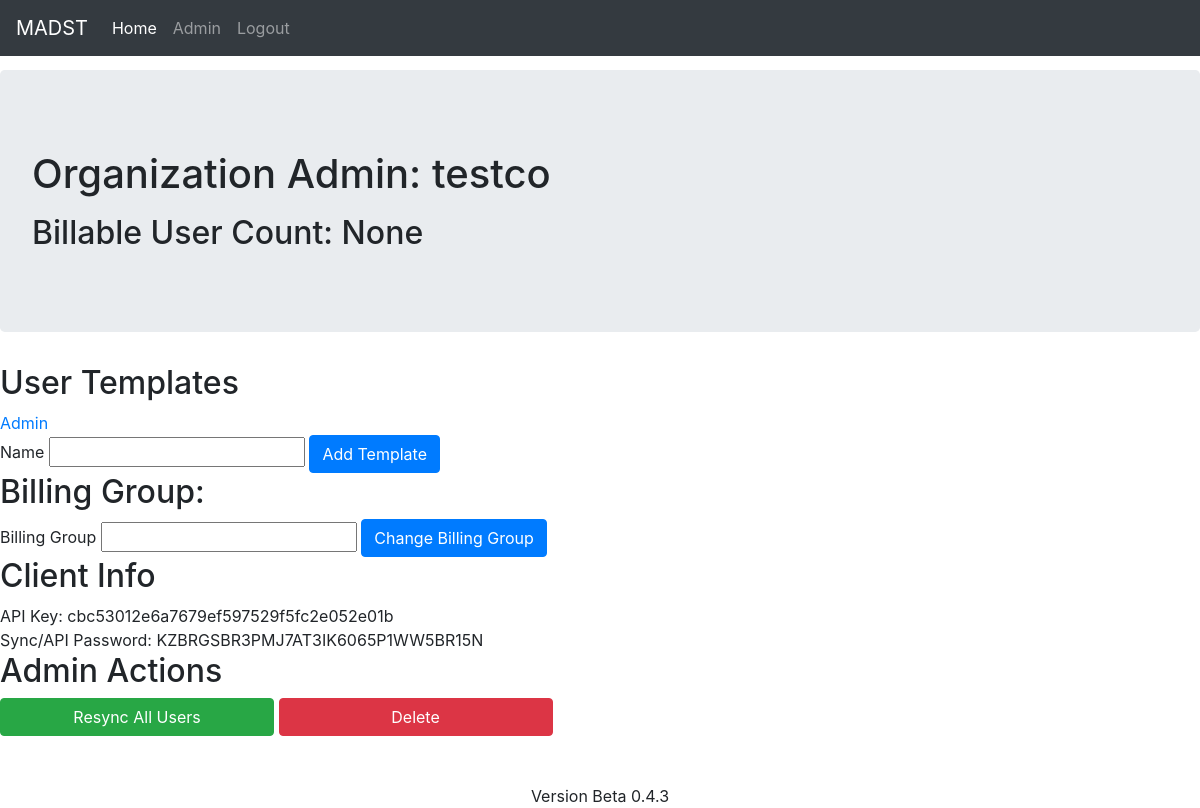
Page /admin/org (signed in) on the committed database.
### app/models.py (models this page shows, shortened)
class Organization(db.Model):
	__tablename__ = 'organization'
	id = db.Column(db.Integer, primary_key=True)
	name = db.Column(db.String(120))
	admin_ou = db.Column(db.String(120))
	billing_group = db.Column(db.String(120))
	templates = relationship("UserTemplate", back_populates="organization")
	sync_key = db.Column(db.String(120))
	apikey = db.Column(db.String(120))
	billable_users = db.Column(db.Integer)
	disabled = db.Column(db.Boolean)
	admin_users = relationship(
		"User",
		secondary=admin_user_table,
		back_populates="admin_orgs"
	)

class UserTemplate(db.Model):
	__tablename__="user_template"
	id = db.Column(db.Integer, primary_key=True)
	organization_id = db.Column(db.Integer, db.ForeignKey('organization.id'))
	organization = relationship("Organization", back_populates="templates")
	name = db.Column(db.String(120))
	user_ou = db.Column(db.String(120))
	disabled = db.Column(db.Boolean)
	single_attributes = relationship("SingleAttributes")
	multi_attributes = relationship("MultiAttributes")
	tasks = relationship("Task", back_populates="template")
	roles = relationship(
		"Role",
		secondary=role_template_map,
		back_populates="usertemplates"
	)

### app/views.py (the view, shortened to what this page needs)
@app.route('/admin/org', methods=['GET', 'POST'])
@login_required
@required('admin')
@no_disabled_users
@with_db_session
def admin_org(sesh):
	org_id = request.args.get('org_id', default=1, type=int)
	delete = request.args.get('delete', default=0, type=int)
	resync = request.args.get('resync', default=0, type=int)
	form = AddName()
	userform = AddAdminUser()
	billinggroupform = BillingGroup()
	org = sesh.query(models.Organization).filter_by(id=org_id).first()
	if request.method == 'GET':
		billinggroupform.group.data = org.billing_group
		if delete == 1:
			org.disabled = True
			sesh.add(org)
			sesh.commit()
			flash("Deleted organization {}.".format(org.name))
			return(redirect(url_for('admin_orgs')))
		org = sesh.query(models.Organization).filter_by(id=org_id).first()
		templates = []
		for t in org.templates:
			if not t.disabled:
				templates.append(t)
		admin_users = org.admin_users
		return render_template(
			'admin_org.html',
			form=form,
			userform=userform,
			title='Organization Admin: {}'.format(org.name.title()),
			org=org,
			admin_users=admin_users,
			version_number=version_number,
			templates=templates,
			billinggroupform=billinggroupform
		)

### app/forms.py
class AddName(Form):
	name = StringField('Name', validators=[DataRequired()])

class AddAdminUser(Form):
	adminname = StringField('Username', validators=[DataRequired()])

### app/models.py (called while the page is built)
	@property
	def is_authenticated(self):
		return True

	def check_role(self, role):
		if type(role) is str:
			rolelist = []
			for r in self.roles:
				rolelist.append(r.name)
			if role in rolelist:
				return True
		if role in self.roles:
			return True

### app/views.py (called while the page is built)
@login_manager.user_loader
def load_user(username):
	return db.session.query(models.User).filter_by(username=username).first()

@app.before_request
def before_request():
	g.user = current_user

### app/templates/admin_org.html (shortened to what this page needs)
{%extends "base.html" %}
{% block content %}
<main role="main">
    <div class="jumbotron">
            <p><h1>Organization Admin: {{ org.name }}</h1></p>
            <p><h2>Billable User Count: {{ org.billable_users }}</h2></p>
    </div>
    <div><h2>User Templates</h2>
        {% for i in templates %}
        <div>
            <a href={{ url_for('admin_org_template',template_id=i.id) }}>{{ i.name.title() }}</a>
        </div>
        {% endfor %}
        <form action="" method="post" name="add">
            {{ form.name.label }} {{ form.name }}
            <input class="btn btn-primary" type="submit" value="Add Template">
        </form>
    </div>
    <div>
        <h2>Billing Group:</h2>
    <form action="" method="post" name="addgroup">
        {{ billinggroupform.group.label }} {{ billinggroupform.group }}
        <input class="btn btn-primary" type="submit" value="Change Billing Group">
    </form>
    </div>
    <div>
        <h2>Client Info</h2>
        API Key: {{ org.apikey }} <br>
        Sync/API Password: {{ org.sync_key }}
    </div>
    <div>
        <h2>Admin Actions</h2>
        <input class="btn btn-success" value="Resync All Users" onclick="location.href = '{{ url_for('admin_org', org_id=org.id, resync=1) }}';">
        <input class="btn btn-danger" value="Delete" onclick= "location.href = '{{ url_for('admin_org', org_id=org.id, delete=1) }}';">
    </div>
</main>
{% endblock %}

### app/static/css/navbar-top-fixed.css (style rules this page uses)
body { min-height: 200px; padding-top: 70px; }

### rows in the picture
Organization: name "testco", billable_users "None", apikey "cbc53012e6a7679ef597529f5fc2e052e01b", sync_key "KZBRGSBR3PMJ7AT3IK6065P1WW5BR15N"
UserTemplate: name "Admin"

### other values in the picture
{{ billinggroupform.group.label }} "Billing Group"
{{ version_number }} "Beta 0.4.3"
